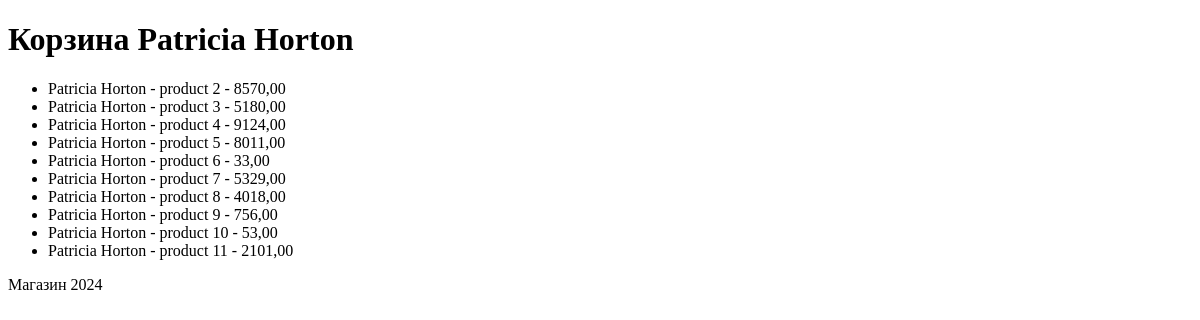
Page /basket/6/ on the earlier database version.
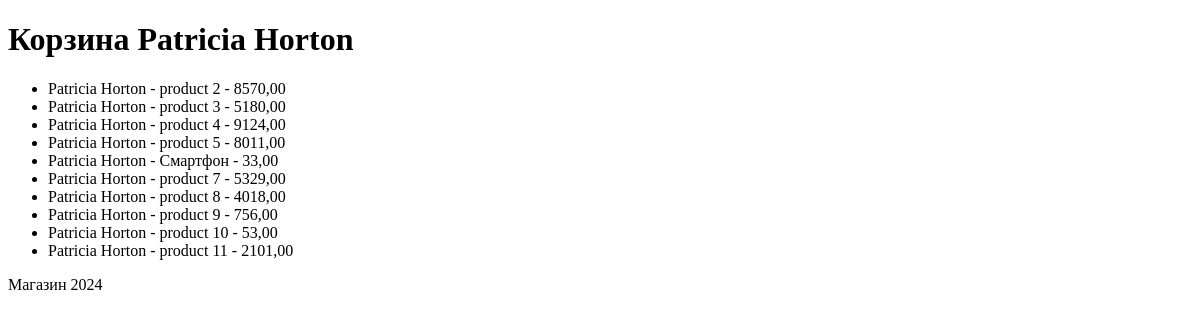
Same page on the later database version.
### hw3/models.py (models this page shows, shortened)
class Order(models.Model):
    client = models.ForeignKey(Client, on_delete=models.CASCADE)
    product = models.ForeignKey(Product, on_delete=models.CASCADE)
    order_sum = models.DecimalField(max_digits=10, decimal_places=2)
    order_date = models.DateTimeField(auto_now_add=True)

class Product(models.Model):
    title = models.CharField(max_length=100)
    description = models.TextField()
    price = models.DecimalField(max_digits=10, decimal_places=2)
    count = models.IntegerField()
    image_scr = models.CharField(
        max_length=255, null=True)

class Client(models.Model):
    name = models.CharField(max_length=100)
    email = models.EmailField()
    phone = models.CharField(max_length=100)
    address = models.CharField(max_length=255)
    register_date = models.DateTimeField(auto_now_add=True)

### hw3/views.py (the view)
# urls.py: path('basket/<int:user_id>/', views.basket_view, name='basket'),
def basket_view(request, user_id):
    client = Client.objects.get(id=user_id)
    orders = Order.objects.filter(client=client)
    context = {'client': client, 'orders': orders}
    return render(request, 'basket.html', context=context)

### templates/basket.html (shortened to what this page needs)
{% extends 'base.html' %}
{% block content %}
    <h1>Корзина {{ client.name }} </h1>
    <ul>
        {% for order in orders %}
            <li>{{ order.client.name }} - {{ order.product.title }} - {{ order.order_sum }}</li>
        {% endfor %}
    </ul>
{% endblock %}

Differences in the rows shown:
changed through a linked row, Order: product "product 6" → "Смартфон"
